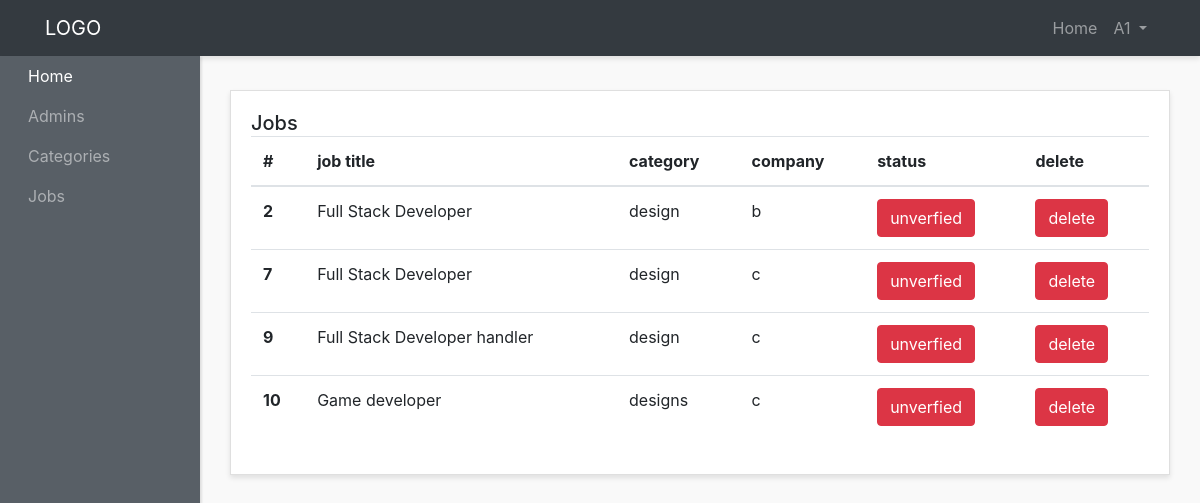
Page /admin-panel/jobs-admins/show-jobs.php (signed in) on the committed database.
### tables this page shows
CREATE TABLE `jobs` (
  `id` int(3) NOT NULL,
  `job_title` varchar(200) NOT NULL,
  `job_region` varchar(200) NOT NULL,
  `job_type` varchar(200) NOT NULL,
  `vacancy` varchar(200) NOT NULL,
  `job_category` varchar(200) NOT NULL,
  `experience` varchar(200) NOT NULL,
  `salary` varchar(200) NOT NULL,
  `gender` varchar(200) NOT NULL,
  `application_deadline` varchar(200) NOT NULL,
  `job_description` text NOT NULL,
  `responsibilities` text NOT NULL,
  `education_experience` text NOT NULL,
  `other_benifits` text NOT NULL,
  `company_email` varchar(200) NOT NULL,
  `company_name` varchar(200) NOT NULL,
  `company_id` int(3) NOT NULL,
  `company_image` varchar(200) DEFAULT NULL,
  `status` int(3) NOT NULL DEFAULT 0,
  `created_at` timestamp NOT NULL DEFAULT current_timestamp()
);

### admin-panel/jobs-admins/show-jobs.php (the view, shortened to what this page needs)
<?php require "../layouts/header.php"; ?>
<?php require "../../config/config.php"; ?>
<?php
  $select = $conn->query("SELECT * FROM jobs");
  $select->execute();
  $jobs= $select->fetchAll(PDO::FETCH_OBJ);
?>
          <div class="row">
        <div class="col">
          <div class="card">
            <div class="card-body">
              <h5 class="card-title mb-4 d-inline">Jobs</h5>
              <table class="table">
                <thead>
                  <tr>
                    <th scope="col">#</th>
                    <th scope="col">job title</th>
                    <th scope="col">category</th>
                    <th scope="col">company</th>
                    <th scope="col">status</th>
                    <th scope="col">delete</th>
                  </tr>
                </thead>
                <tbody>
                  <?php foreach($jobs as $job) : ?>
                  <tr>
                    <th scope="row"><?php echo $job->id; ?></th>
                    <td><?php echo $job->job_title; ?></td>
                    <td><?php echo $job->job_category; ?></td>
                    <td><?php echo $job->company_name;?></td>
                    <?php if( $job->status==1) : ?>
                      <td><a href="<?php echo ADMINURL; ?>/jobs-admins/status-jobs.php?id=<?php echo $job->id;?>&status=<?php echo $job->status;?>" class="btn btn-danger  text-center ">unverfied</a></td>
                    <?php else : ?>
                     <td><a href="<?php echo ADMINURL; ?>/jobs-admins/status-jobs.php?id=<?php echo $job->id;?>&status=<?php echo $job->status;?>" class="btn btn-success  text-center ">verfied</a></td>
                     <?php endif;?>
                     <td><a href="<?php echo ADMINURL; ?>/jobs-admins/delete-jobs.php?id=<?php echo $job->id;?>" class="btn btn-danger  text-center ">delete</a></td>
                  </tr>
                  <?php endforeach;?>
                </tbody>
              </table>
            </div>
          </div>
        </div>
      </div>
      <?php require "../layouts/footer.php";?>

### admin-panel/styles/style.css (style rules this page uses)
body { background:#f9f9f9; }
.card { margin-bottom: 15px; border-radius:0; box-shadow: 0 3px 5px rgba(0,0,0,.1); }

### rows in the picture
jobs: id "2", job_title "Full Stack Developer", job_category "design", company_name "b"
jobs: id "7", job_title "Full Stack Developer", job_category "design", company_name "c"
jobs: id "9", job_title "Full Stack Developer handler", job_category "design", company_name "c"
jobs: id "10", job_title "Game developer", job_category "designs", company_name "c"

### other values in the picture
$_SESSION['adminname'] "A1"
